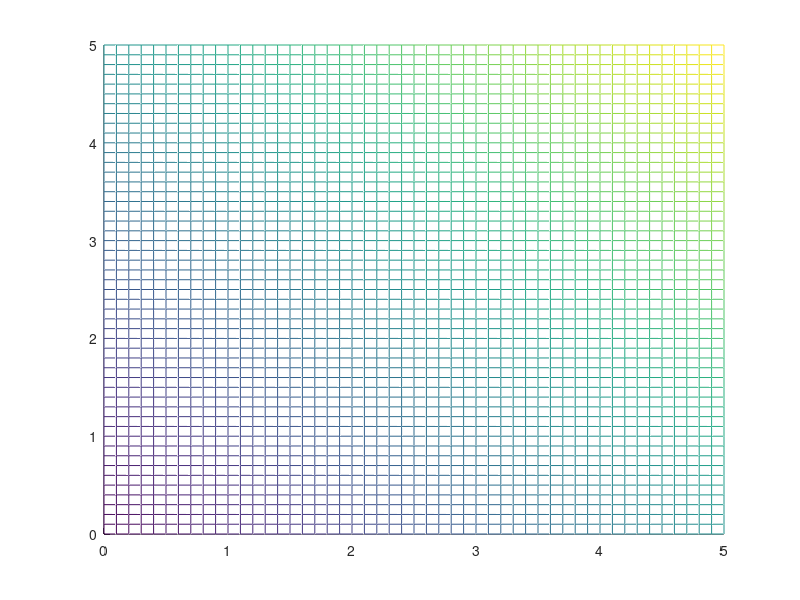

Recreate this plot in MATLAB. (Note: this script raises an error after producing the figure.)
% 定义数据范围
x1max = 5;
x2max = 5;
[x1, x2] = meshgrid(0:0.1:x1max, 0:0.1:x2max); % 创建网格
x3 = x1 + x2; % 定义平面 z 值

% 创建三维图
figure;
hold on;

% 绘制网格线图（线框图）
mesh(x1, x2, x3); % 使用 mesh 绘制线框图
colormap('parula'); % 设置颜色映射为 parula
alpha(0.8); % 设置透明度

% 获取网格的大小
nRows = size(x1, 1);
nCols = size(x2, 2);

% 获取 'parula' 配色方案的颜色
cmap = colormap('parula'); % 获取 parula 配色
c = x3; % 使用 x3 值作为颜色值

% 只绘制边界上的渐变连接线
for i = 1:nRows
    for j = 1:nCols
        % 只绘制在边界上的连接线
        if x1(i,j) == 0 || x1(i,j) == x1max || x2(i,j) == 0 || x2(i,j) == x2max
            % 获取当前点的颜色索引，基于 x3 的值
            colorIndex = round(64 * (x3(i,j) - min(c)) / (max(c) - min(c))) + 1;
            % 确保索引不越界
            colorIndex = min(max(colorIndex, 1), 64);
            % 绘制从面到 x1x2 平面的连接线
            plot3([x1(i,j), x1(i,j)], [x2(i,j), x2(i,j)], [x3(i,j), 0], ...
                  'Color', cmap(colorIndex, :), 'LineWidth', 1); % 使用映射的颜色
        end
    end
end

% 设置标签
xlabel('x1');
ylabel('x2');
zlabel('x3');
grid on; % 打开网格
view(3); % 设置三维视图角度
hold off;
